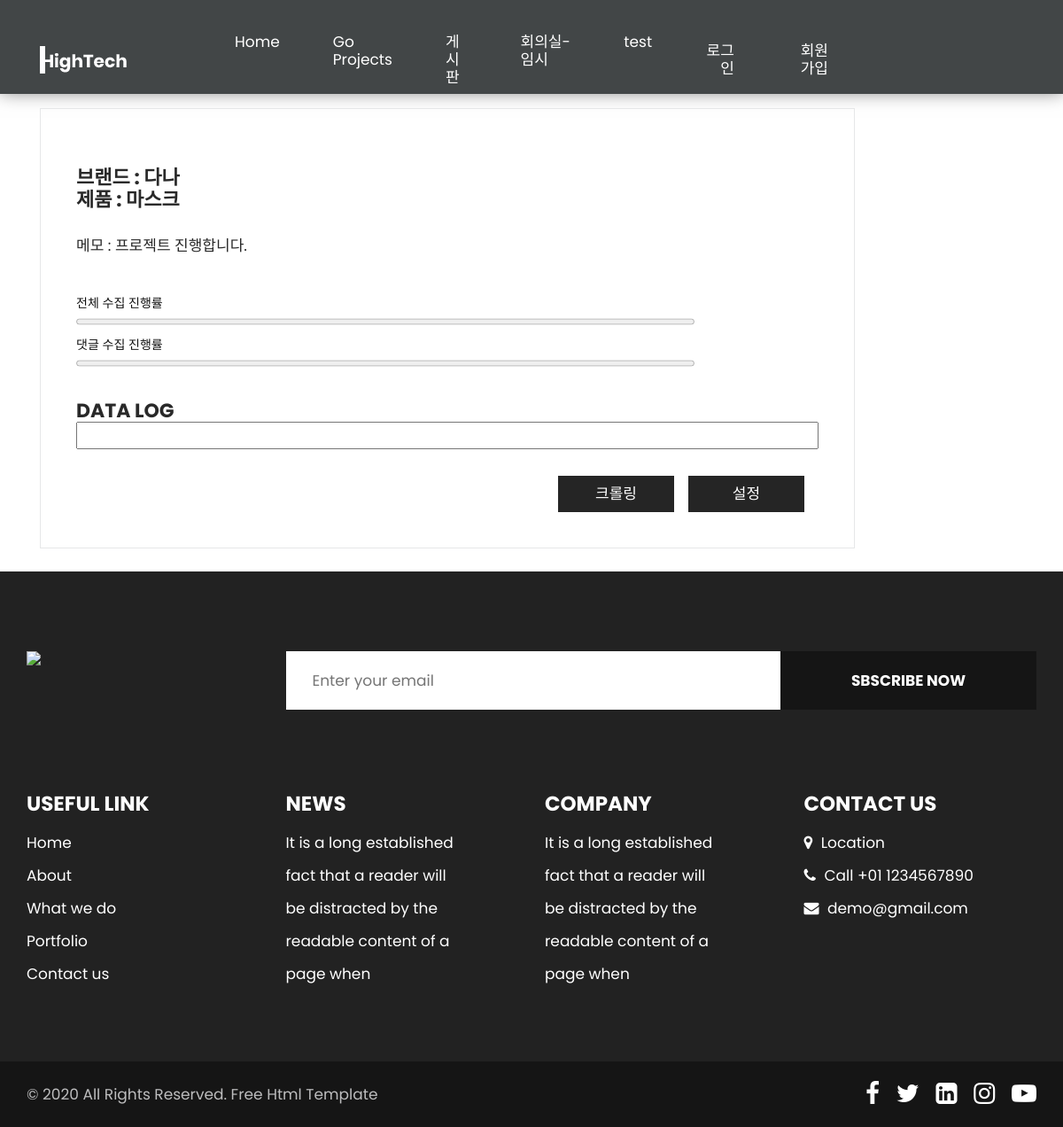
/project/4/, run on the app's committed database.
### project/models.py (models this page shows, shortened)
class Project(models.Model):
    default = 1
    author = models.ForeignKey(User,on_delete=models.SET_DEFAULT,default=default, related_name='author_project')
    subject = models.CharField(max_length=200)
    content = models.TextField()
    crawling_status = models.IntegerField(default=0)
    target_product = models.CharField(max_length=100,unique=True)
    create_date = models.DateTimeField()
    modify_date = models.DateTimeField(null=True, blank=True)

### project/views.py (the view)
# urls.py: path('<int:posting_id>/', project_detail, name='project_detail'),
def project_detail(request, posting_id):
    project = get_object_or_404(Project, pk=posting_id)
    context = {'project': project}
    return render(request, 'project/project_detail.html', context)

### templates/project/project_detail.html (shortened to what this page needs)
{% extends 'base.html' %}
{% block content %}
    {% load static %}
    <div class="project">
        <div class="container">
            <div class="col-md-10">
                <div id="bo_ho" class="we_box text_align_left">
                    <h3>브랜드 : {{ project.subject }} <br>제품 : {{ project.target_product }}</h3>
                    <p>메모 : {{ project.content }}
                    </p>
                    <h5>전체 수집 진행률</h5>
                    <progress class="col-10" value="0" max="100" id="total_progress"></progress>
                    <h5>댓글 수집 진행률</h5>
                    <progress class="col-10" value="0" max="200" id="comment_progress"></progress>
                    <h3>data log</h3>
                    <input id="data-log" class="col-md-12" rows="2">
                    <br/>
                    <div class="clearfix">
                        <button class="read_more float-right mr-3 ml-3" id="setting" href="">설정</button>
                        <button class="read_more float-right" id="naver">크롤링</button>
                    </div>
                </div>
            </div>
        </div>
    </div>
{% endblock %}

### static/css/style.css (style rules this page uses)
body { color: #666666; font-size: 14px; font-family: 'Poppins', sans-serif; line-height: 1.80857; font-weight: normal; }
h1, h2, h3, h4, h5, h6 { letter-spacing: 0; font-weight: normal; position: relative; padding: 0; font-weight: normal; line-height: normal; color: #111111; margin: 0 }
h3 { font-size: 18px }
h5 { font-size: 14px }
*, *::after, *::before { -webkit-box-sizing: border-box; -moz-box-sizing: border-box; box-sizing: border-box; }
p { margin: 0px; padding: 0; font-weight: 400; font-size: 17px; line-height: 28px; }
button { border: 0; margin: 0; padding: 0; cursor: pointer; }
.read_more { display: inline-block; background: #6dcff6; color: #fff; max-width: 215px; height: 61px; line-height: 61px; width: 100%; font-size: 17px; text-align: center; font-weight: 500; transition: ease-in all 0.5s; }
.text_align_left { text-align: left; }
.container { max-width: 1170px; }
.we_box { border: #e6e7e8 solid 1px; transition: ease-in all 0.5s; padding: 40px; margin-bottom: 26px; }
.we_box h3 { color: #292929; font-size: 22px; font-weight: bold; line-height: 25px; text-transform: uppercase; padding-top: 25px; }
.we_box p { color: #292929; padding-top: 25px; display: block; padding-bottom: 40px; }
.we_box .read_more { max-width: 131px; height: 41px; line-height: 41px; margin: 0 auto; display: block; margin-right: 0; background: #464646; }
.project .read_more { display: block; background: #252525; margin-top: 30px; }

### data on the page
Project: subject "다나", target_product "마스크", content "프로젝트 진행합니다."
